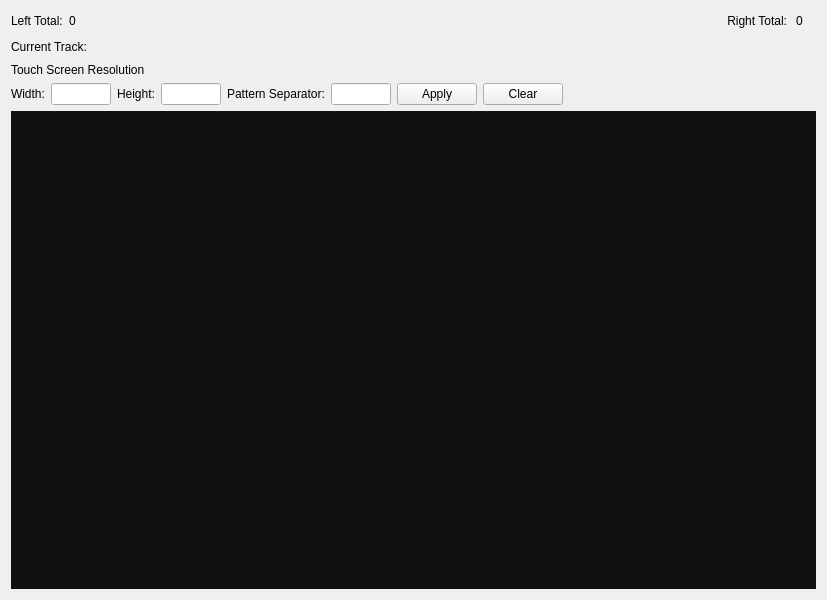
<?xml version="1.0" encoding="UTF-8"?>
<ui version="4.0">
 <class>Widget</class>
 <widget class="QWidget" name="Widget">
  <property name="geometry">
   <rect>
    <x>0</x>
    <y>0</y>
    <width>827</width>
    <height>600</height>
   </rect>
  </property>
  <property name="windowTitle">
   <string>Widget</string>
  </property>
   <layout class="QVBoxLayout" name="verticalLayout" stretch="0,0,0,0,1">
    <item>
     <layout class="QHBoxLayout" name="horizontalLayout_2">
      <item>
       <layout class="QHBoxLayout" name="horizontalLayout">
        <item>
         <widget class="QLabel" name="label_2">
          <property name="sizePolicy">
           <sizepolicy hsizetype="Fixed" vsizetype="Preferred">
            <horstretch>0</horstretch>
            <verstretch>0</verstretch>
           </sizepolicy>
          </property>
          <property name="text">
           <string>Left Total:</string>
          </property>
         </widget>
        </item>
        <item>
         <widget class="QLabel" name="LeftCount">
          <property name="text">
           <string>0</string>
          </property>
         </widget>
        </item>
       </layout>
      </item>
      <item>
       <spacer name="horizontalSpacer">
        <property name="orientation">
         <enum>Qt::Horizontal</enum>
        </property>
        <property name="sizeHint" stdset="0">
         <size>
          <width>608</width>
          <height>20</height>
         </size>
        </property>
       </spacer>
      </item>
      <item>
       <widget class="QLabel" name="label_3">
        <property name="sizePolicy">
         <sizepolicy hsizetype="Fixed" vsizetype="Preferred">
          <horstretch>0</horstretch>
          <verstretch>0</verstretch>
         </sizepolicy>
        </property>
        <property name="text">
         <string>Right Total:</string>
        </property>
        <property name="alignment">
         <set>Qt::AlignRight|Qt::AlignTrailing|Qt::AlignVCenter</set>
        </property>
       </widget>
      </item>
      <item>
       <widget class="QLabel" name="RightCount">
        <property name="styleSheet">
         <string notr="true">margin-right: 10px</string>
        </property>
        <property name="text">
         <string>0</string>
        </property>
       </widget>
      </item>
     </layout>
    </item>
    <item>
     <layout class="QHBoxLayout" name="horizontalLayout_4">
      <item>
       <widget class="QLabel" name="label_4">
        <property name="text">
         <string>Current Track:</string>
        </property>
       </widget>
      </item>
      <item>
       <widget class="QLabel" name="Data">
        <property name="text">
         <string/>
        </property>
       </widget>
      </item>
      <item>
       <spacer name="horizontalSpacer_3">
        <property name="orientation">
         <enum>Qt::Horizontal</enum>
        </property>
        <property name="sizeHint" stdset="0">
         <size>
          <width>40</width>
          <height>20</height>
         </size>
        </property>
       </spacer>
      </item>
     </layout>
    </item>
    <item>
     <widget class="QLabel" name="label">
      <property name="text">
       <string>Touch Screen Resolution</string>
      </property>
     </widget>
    </item>
    <item>
     <layout class="QHBoxLayout" name="horizontalLayout_3">
      <item>
       <widget class="QLabel" name="Label_2">
        <property name="sizePolicy">
         <sizepolicy hsizetype="Fixed" vsizetype="Preferred">
          <horstretch>0</horstretch>
          <verstretch>0</verstretch>
         </sizepolicy>
        </property>
        <property name="text">
         <string>Width:</string>
        </property>
       </widget>
      </item>
      <item>
       <widget class="QLineEdit" name="TouchWidth">
        <property name="sizePolicy">
         <sizepolicy hsizetype="Fixed" vsizetype="Fixed">
          <horstretch>0</horstretch>
          <verstretch>0</verstretch>
         </sizepolicy>
        </property>
        <property name="maximumSize">
         <size>
          <width>60</width>
          <height>16777215</height>
         </size>
        </property>
       </widget>
      </item>
      <item>
       <widget class="QLabel" name="Label_1">
        <property name="sizePolicy">
         <sizepolicy hsizetype="Fixed" vsizetype="Preferred">
          <horstretch>0</horstretch>
          <verstretch>0</verstretch>
         </sizepolicy>
        </property>
        <property name="text">
         <string>Height:</string>
        </property>
       </widget>
      </item>
      <item>
       <widget class="QLineEdit" name="TouchHeight">
        <property name="sizePolicy">
         <sizepolicy hsizetype="Fixed" vsizetype="Fixed">
          <horstretch>0</horstretch>
          <verstretch>0</verstretch>
         </sizepolicy>
        </property>
        <property name="maximumSize">
         <size>
          <width>60</width>
          <height>16777215</height>
         </size>
        </property>
       </widget>
      </item>
      <item>
       <widget class="QLabel" name="label_5">
        <property name="sizePolicy">
         <sizepolicy hsizetype="Fixed" vsizetype="Fixed">
          <horstretch>0</horstretch>
          <verstretch>0</verstretch>
         </sizepolicy>
        </property>
        <property name="text">
         <string>Pattern Separator:</string>
        </property>
       </widget>
      </item>
      <item>
       <widget class="QLineEdit" name="PatternSeparator">
        <property name="sizePolicy">
         <sizepolicy hsizetype="Fixed" vsizetype="Fixed">
          <horstretch>0</horstretch>
          <verstretch>0</verstretch>
         </sizepolicy>
        </property>
        <property name="maximumSize">
         <size>
          <width>60</width>
          <height>16777215</height>
         </size>
        </property>
       </widget>
      </item>
      <item>
       <widget class="QPushButton" name="Apply">
        <property name="sizePolicy">
         <sizepolicy hsizetype="Fixed" vsizetype="Fixed">
          <horstretch>0</horstretch>
          <verstretch>0</verstretch>
         </sizepolicy>
        </property>
        <property name="text">
         <string>Apply</string>
        </property>
       </widget>
      </item>
      <item>
       <widget class="QPushButton" name="Clear">
        <property name="sizePolicy">
         <sizepolicy hsizetype="Fixed" vsizetype="Fixed">
          <horstretch>0</horstretch>
          <verstretch>0</verstretch>
         </sizepolicy>
        </property>
        <property name="text">
         <string>Clear</string>
        </property>
       </widget>
      </item>
      <item>
       <spacer name="horizontalSpacer_2">
        <property name="orientation">
         <enum>Qt::Horizontal</enum>
        </property>
        <property name="sizeHint" stdset="0">
         <size>
          <width>40</width>
          <height>20</height>
         </size>
        </property>
       </spacer>
      </item>
     </layout>
    </item>
    <item>
     <widget class="QWidget" name="Track" native="true">
      <property name="styleSheet">
       <string notr="true">background-color:rgb(16, 16, 16)</string>
      </property>
     </widget>
    </item>
   </layout>
 </widget>
 <resources/>
 <connections/>
</ui>
